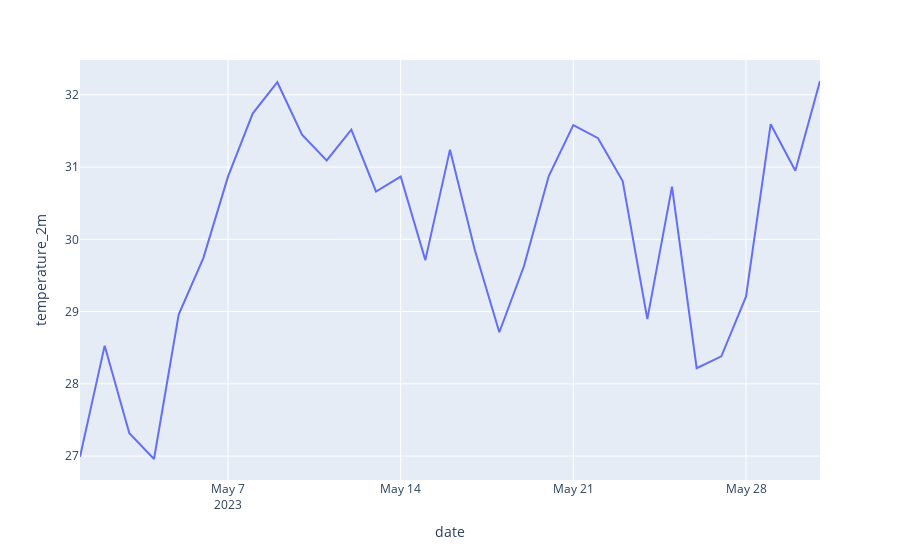

The notebook cell saved with this chart:
### Code cell
fig = px.line(monthly_df, x=monthly_df['date'], y=monthly_df['temperature_2m'])
fig.show()
